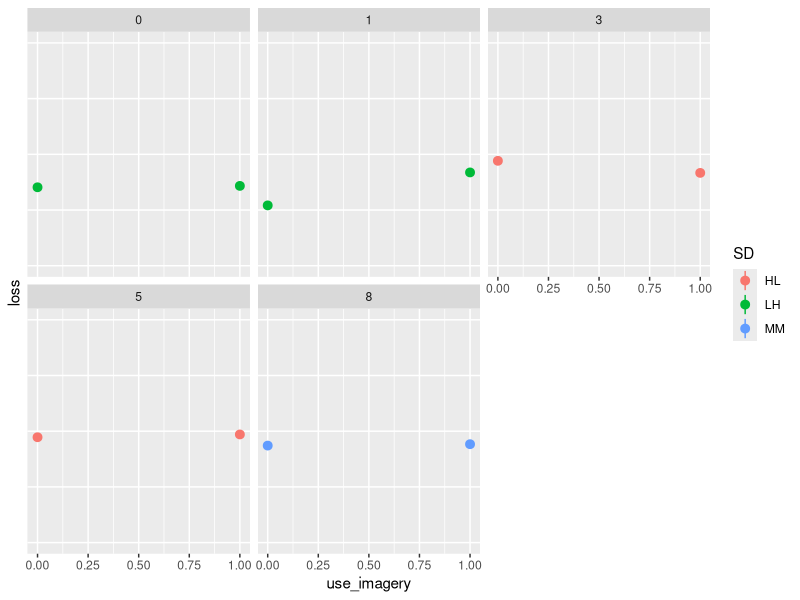
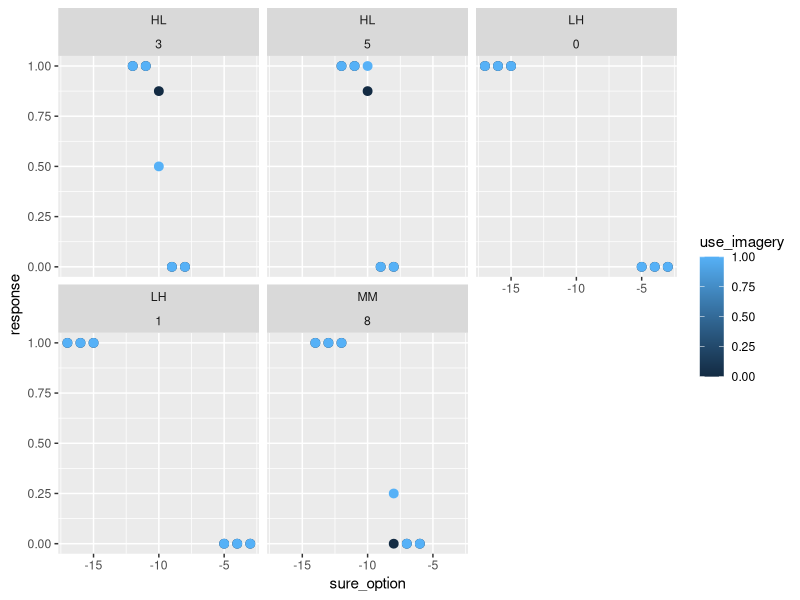
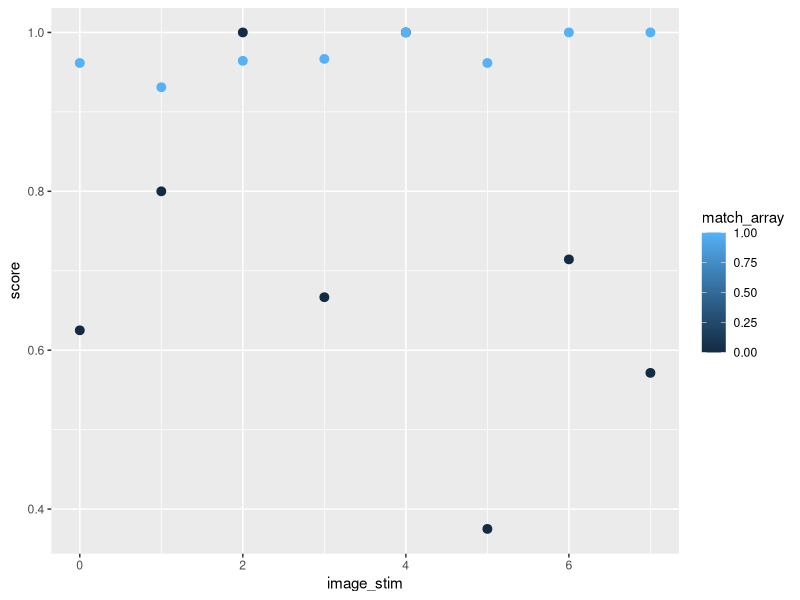

Source code (R) for these figures, in order:
#####################################
# Gambling
#####################################
library(dplyr)
df = read.csv("2023-05-03_1005_gambling_task.csv")
df_gamble = df %>% filter(!is.na(sure_option))

library(ggplot2)
ggplot(df_gamble,aes(x = use_imagery,y = loss,color = SD,group = SD))+
 stat_summary(fun = "mean")+facet_wrap(~side_1_stim)+
  coord_cartesian(ylim = c(0,-20))
  
ggplot(df_gamble,aes(x = sure_option,y = response,color = use_imagery,group = use_imagery))+
  stat_summary(fun = "mean",position = 'dodge')+facet_wrap(SD~side_1_stim)

#####################################
# Exposure
#####################################
exp_df = read.csv("2023-05-03_1006_exposure_task.csv")
exp_df = exp_df%>%
  mutate(score = ifelse((match_array==1 & response == 1)|(match_array==0 & response == 0),1,0))
library(ggplot2)
ggplot(exp_df,aes(x = image_stim,score,group = match_array,color = match_array))+
  stat_summary(fun = "mean")
